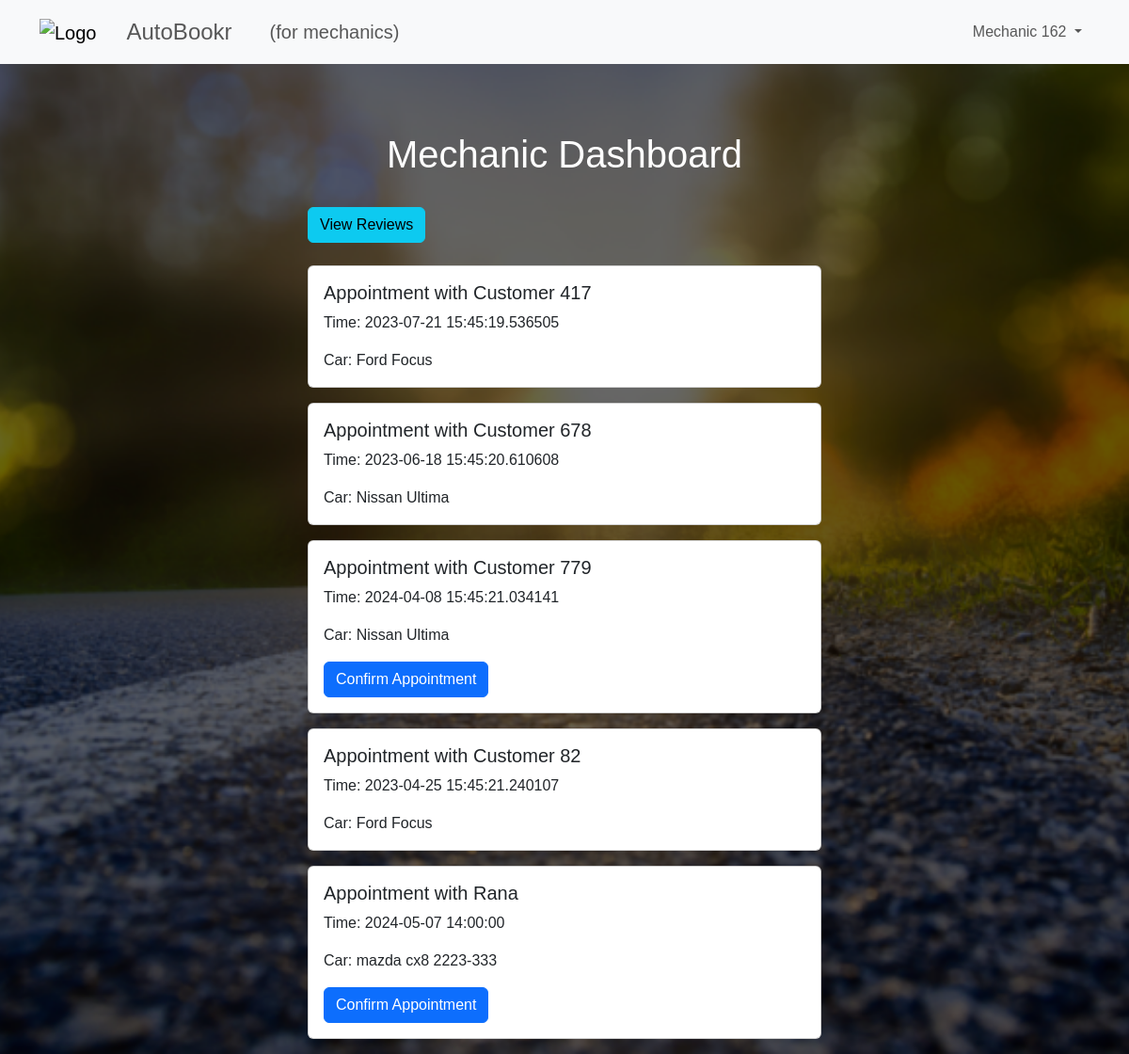
Screenshot of / (signed in) with the database file from the repository.
### tables this page shows
CREATE TABLE mechanics (
  mechanic_id INTEGER PRIMARY KEY,
  email VARCHAR(320) UNIQUE NOT NULL,
  name VARCHAR(320) NOT NULL,
  zipcode CHAR(10) NOT NULL,
  ein CHAR(10) NOT NULL,
  hash TEXT NOT NULL
);

CREATE TABLE appointments (
  appointment_id INTEGER PRIMARY KEY,
  customer_email VARCHAR(320) NOT NULL,
  mechanic_id INTEGER NOT NULL,
  car_id INTEGER NOT NULL,
  start_time TIMESTAMP NOT NULL,
  end_time TIMESTAMP NOT NULL,
  appointment_description TEXT,
  appointment_status INT NOT NULL,
  review_score INT,
  review_text TEXT,
  FOREIGN KEY (customer_email) REFERENCES customers(email),
  FOREIGN KEY (mechanic_id) REFERENCES mechanics(mechanic_id),
  FOREIGN KEY (car_id) REFERENCES cars(car_id)
);

CREATE TABLE customers (
  email VARCHAR(320) PRIMARY KEY,
  name VARCHAR(320) NOT NULL,
  hash TEXT NOT NULL
);

CREATE TABLE cars (
  car_id INTEGER PRIMARY KEY,
  registration VARCHAR(20) UNIQUE NOT NULL,
  owner_email VARCHAR(320) NOT NULL,
  make VARCHAR(100) NOT NULL,
  model_number VARCHAR(100) NOT NULL,
  image_url TEXT,
  FOREIGN KEY (owner_email) REFERENCES customers(email)
);

### mechanic_site/__init__.py (the view, shortened to what this page needs)
    @app.route('/')
    def home():
        if g.user_type == "customer":
            return render_template("customer/dash.html")
        return mechanic.mechanic_dashboard()

### mechanic_site/auth.py (called while the page is built)
@bp.before_app_request
def load_logged_in_user():
    user_email = session.get('user_email')
    g.user_type = session.get('user_type')
    if user_email is None:
        g.user = None
    else:
        g.user = get_db().execute(
            f'SELECT * FROM {g.user_type+"s"} WHERE email = ?', (user_email,)
        ).fetchone()

### mechanic_site/db.py (called while the page is built)
def get_db():
    if 'db' not in g:
        g.db = sqlite3.connect(
            current_app.config['DATABASE'],
            detect_types=sqlite3.PARSE_DECLTYPES
        )
        g.db.row_factory = sqlite3.Row
    return g.db

### mechanic_site/mechanic.py (called while the page is built)
def mechanic_dashboard():
    db = get_db()
    appointments = db.execute(
        '''
        SELECT
            c.name AS customer_name,
            a.start_time AS appointment_time,
            ca.make AS car_make,
            ca.model_number AS car_model,
            a.appointment_status,
            a.appointment_id
        FROM
            appointments a
        JOIN
            customers c ON a.customer_email = c.email
        JOIN
            cars ca ON a.car_id = ca.car_id
        WHERE
            a.mechanic_id = ?
        ''',
        (g.user['mechanic_id'],)
    ).fetchall()
    return render_template("mechanic/dash.html", appointments=appointments)

### mechanic_site/templates/mechanic/dash.html (shortened to what this page needs)
{% extends 'base.html' %}
{% block content %}
<div class="container mt-5">
    <div class="row">
        <div class="col-md-6 offset-md-3">
            <h1 class="text-center">Mechanic Dashboard</h1>
            <br>
            <div class="">
                <a href="{{ url_for('mechanic.reviews', id=1) }}" class="btn btn-info">View Reviews</a>
            </div>
            <br>
                    {% if not appointments %}
                        <p>No appointments</p>
                    {% else %}
                        {% for appointment in appointments %}
                            <div class="card mb-3">
                                <div class="card-body">
                                    <h5 class="card-title">Appointment with {{ appointment.customer_name }}</h5>
                                    <p class="card-text">Time: {{ appointment.appointment_time }}</p>
                                    <p class="card-text">Car: {{ appointment.car_make }} {{ appointment.car_model }}</p>
                                    {% if appointment.appointment_status == 0 %}
                                    <form action="{{ url_for('mechanic.confirm_appointment') }}" method="post">
                                        <button type="submit" class="btn btn-primary">Confirm Appointment</button>
                                    </form>
                                    {% endif %}
                                </div>
                            </div>
                        {% endfor %}
                    {% endif %}
        </div>
    </div>
</div>
{% endblock %}

### mechanic_site/templates/base.html (shortened to what this page needs)
<!DOCTYPE html>
<html lang="en">
<head>
    <link href="https://cdn.jsdelivr.net/npm/bootstrap@5.3.3/dist/css/bootstrap.min.css" rel="stylesheet">
</head>
<body>
    <nav class="navbar navbar-expand-lg navbar-light bg-light">
        <div class="container">
            <a class="navbar-brand" href="/"><img src="https://png.pngtree.com/png-vector/20190215/ourmid/pngtree-vector-wrench-icon-png-image_515386.jpg" alt="Logo" height="30"></a>
            <span class="navbar-text fs-4 mx-3"> AutoBookr</span>
            {% if g.user_type == "mechanic" %}
            <span class="navbar-text fs-5 mx-4"> (for mechanics) </span>
            {% endif %}
            <div class="collapse navbar-collapse" id="navbarSupportedContent">
                {% if g.user %}
                <ul class="navbar-nav ml-auto">
                    <li class="nav-item dropdown">
                        <a class="nav-link dropdown-toggle" href="#" id="userDropdown" role="button" data-bs-toggle="dropdown" aria-expanded="false">
                            {{g.user["name"] }}
                        </a>
                    </li>
                </ul>
                {% endif %}
            </div>
        </div>
    </nav>
    {% block content %}
    {% endblock %}
</body>
</html>

### rows the page displays
mechanics: user.name "Mechanic 162"
appointments: customer_name "Customer 417", appointment_time "2023-07-21 15:45:19.536505", car_make "Ford", car_model "Focus"
appointments: customer_name "Customer 678", appointment_time "2023-06-18 15:45:20.610608", car_make "Nissan", car_model "Ultima"
appointments: customer_name "Customer 779", appointment_time "2024-04-08 15:45:21.034141", car_make "Nissan", car_model "Ultima"
appointments: customer_name "Customer 82", appointment_time "2023-04-25 15:45:21.240107", car_make "Ford", car_model "Focus"
appointments: customer_name "Rana", appointment_time "2024-05-07 14:00:00", car_make "mazda cx8", car_model "2223-333"
